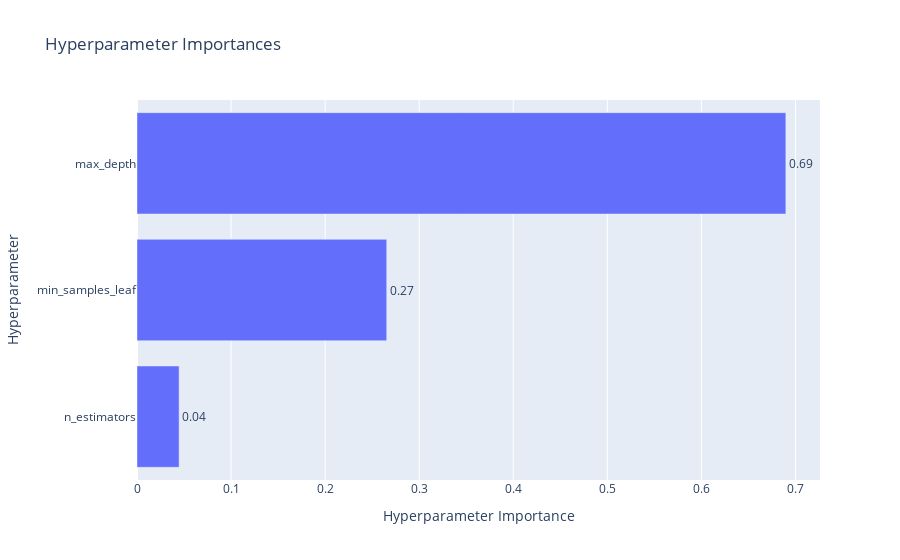

The cell this chart's notebook holds for it:
### Markdown cell above
Постороим график важности гиперпараметров - помогает понять, какие гиперпараметры вносят больший вклад в минимизацию метрики.

### Code cell
optuna.visualization.plot_param_importances(study, target_name="MAPE")

### Figure 1 — Plotly figure (JSON) as saved in the notebook; plotly's stock layout.template omitted (floating-point values rounded to 4 significant figures)
{"data": [{"cliponaxis": false, "hovertemplate": ["n_estimators (IntDistribution): 0.04475504648410519<extra></extra>", "min_samples_leaf (IntDistribution): 0.26546915488701683<extra></extra>", "max_depth (IntDistribution): 0.689775798628878<extra></extra>"], "name": "MAPE", "orientation": "h", "text": ["0.04", "0.27", "0.69"], "textposition": "outside", "type": "bar", "x": [0.04476, 0.2655, 0.6898], "y": ["n_estimators", "min_samples_leaf", "max_depth"]}], "layout": {"title": {"text": "Hyperparameter Importances"}, "xaxis": {"title": {"text": "Hyperparameter Importance"}}, "yaxis": {"title": {"text": "Hyperparameter"}}}}
